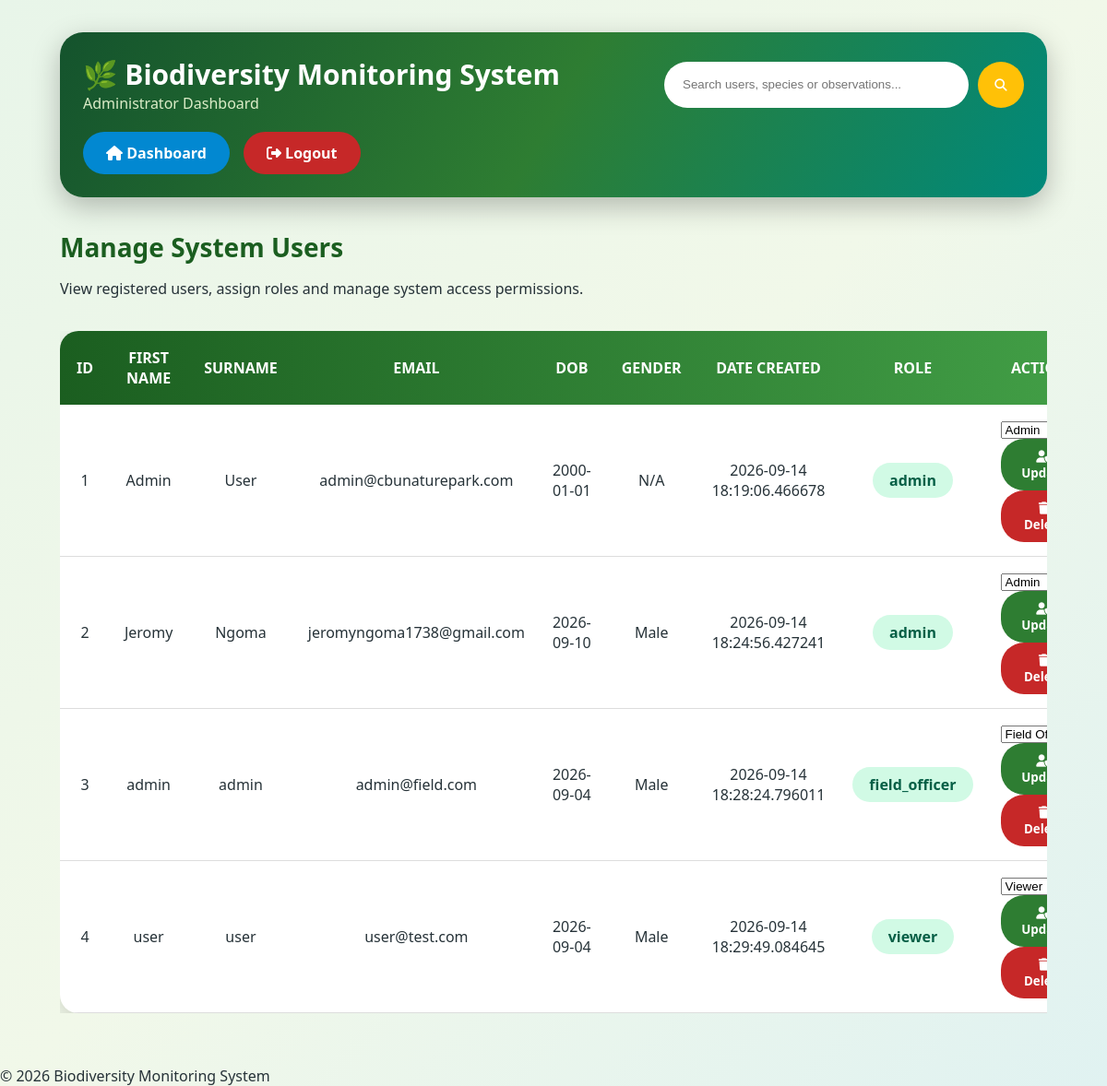
The app's page /manageUser (signed in) with its own data.
### models.py (models this page shows, shortened)
class Details(db.Model):
    __tablename__ = "details"
    id = db.Column(db.Integer, primary_key=True)
    First_name = db.Column(db.String(50), nullable=False)
    surname = db.Column(db.String(50), nullable=False)
    email = db.Column(db.String(50), unique=True, nullable=False)
    phone = db.Column(db.String(20))
    DOB = db.Column(db.String(20))
    gender = db.Column(db.String(10))
    password = db.Column(db.String(255), nullable=False)
    role = db.Column(db.String(50), nullable=False, default="viewer")
    date_Created = db.Column(db.DateTime,default=lambda: datetime.now(timezone.utc))
    reset_token = db.Column(db.String(200),nullable=True)
    reset_token_expiry = db.Column(db.DateTime,nullable=True)
    reviewed_observations = db.relationship( "Observation",foreign_keys="Observation.reviewed_by",
        backref="reviewer", lazy=True
    )

### app.py (the view)
@app.route("/manageUser")
@login_required
@role_required("admin")
def managerUser():
    users = Details.query.all()
    return render_template("manageUser.html", users=users)

### app.py (called while the page is built)
def login_required(f):
    @wraps(f)
    def decorated_function(*args, **kwargs):
        if 'user_id' not in session:
            return redirect(url_for('login'))
        return f(*args, **kwargs)
    return decorated_function

def role_required(*roles):
    def decorator(f):
        @wraps(f)
        def decorated_function(*args, **kwargs):
            if 'user_id' not in session:
                return redirect(url_for('login'))
            if session.get('role') not in roles:
                return "Access Denied", 403
            return f(*args, **kwargs)
        return decorated_function
    return decorator

### templates/manageUser.html (shortened to what this page needs)
{% extends "base.html" %}
{% block css %}
<link rel="stylesheet" href="{{ url_for('static', filename='table.css') }}">
{% endblock %}
{% block content %}
<div class="admin-container">
    <header class="top-bar">
        <div class="logo">
            <h1>🌿 Biodiversity Monitoring System</h1>
            <p>Administrator Dashboard</p>
        </div>
        <form action="{{ url_for('search') }}" method="GET" class="search-form">
            <input
                type="text"
                name="search"
                placeholder="Search users, species or observations..."
                value="{{ search if search else '' }}"
            >
            <button type="submit">
                <i class="fa-solid fa-magnifying-glass"></i>
            </button>
        </form>
        <div class="nav-buttons">
            <a href="{{ url_for('admin') }}" class="nav-btn">
                <i class="fa-solid fa-house"></i>
                Dashboard
            </a>
            <a href="{{ url_for('logout') }}" class="logout-btn">
                <i class="fa-solid fa-right-from-bracket"></i>
                Logout
            </a>
        </div>
    </header>
    <h2 class="section-title">
        Manage System Users
    </h2>
    <p class="description">
        View registered users, assign roles and manage system access permissions.
    </p>
    <div class="table-container">
        <table>
            <thead>
                <tr>
                    <th>ID</th>
                    <th>First Name</th>
                    <th>Surname</th>
                    <th>Email</th>
                    <th>DOB</th>
                    <th>Gender</th>
                    <th>Date Created</th>
                    <th>Role</th>
                    <th>Actions</th>
                </tr>
            </thead>
            <tbody>
            {% for user in users %}
                <tr>
                    <td>{{ user.id }}</td>
                    <td>{{ user.First_name }}</td>
                    <td>{{ user.surname }}</td>
                    <td>{{ user.email }}</td>
                    <td>{{ user.DOB }}</td>
                    <td>{{ user.gender }}</td>
                    <td>{{ user.date_Created }}</td>
                    <td>
                        <span class="role-badge">
                            {{ user.role }}
                        </span>
                    </td>
                    <td class="actions">
                        <form
                        action="{{ url_for('change_role', id=user.id) }}"
                        method="POST"
                        class="role-form">
                            <select name="role">
                                <option value="viewer"
                                {% if user.role == "viewer" %}selected{% endif %}>
                                    Viewer
                                </option>
                                <option value="field_officer"
                                {% if user.role == "field_officer" %}selected{% endif %}>
                                    Field Officer
                                </option>
                                <option value="admin"
                                {% if user.role == "admin" %}selected{% endif %}>
                                    Admin
                                </option>
                            </select>
                            <button type="submit" class="update-btn">
                                <i class="fa-solid fa-user-shield"></i>
                                Update
                            </button>
                        </form>
                        <form
                        action="{{ url_for('delete_user', id=user.id) }}"
                        method="POST">
                            <button
                            type="submit"
                            class="delete-btn"
                            onclick="return confirm('Delete this user?')">
                                <i class="fa-solid fa-trash"></i>
                                Delete
                            </button>
                        </form>
                    </td>
                </tr>
            {% endfor %}
            </tbody>
        </table>
    </div>
</div>
{% endblock %}

### static/adminstyle.css (style rules this page uses)
* { margin: 0; padding: 0; box-sizing: border-box; }
body { font-family: "Segoe UI", Tahoma, sans-serif; background: linear-gradient( 135deg, #e8f5e9, #f1f8e9, #e0f2f1 ); color: #263238; min-height: 100vh; }
a { text-decoration: none; color: inherit; }
button { border: none; cursor: pointer; font-family: inherit; font-weight: bold; transition: 0.3s; }
.admin-container, .user-container, .gallery-container { width: 95%; max-width: 1500px; margin: auto; padding: 35px; }
.top-bar { background: linear-gradient( 120deg, #14532d, #2e7d32, #00897b ); padding: 25px; border-radius: 25px; display: flex; justify-content: space-between; align-items: center; flex-wrap: wrap; gap: 20px; box-shadow: 0 10px 30px rgba(0, 0, 0, 0.25); }
.logo h1 { color: white; font-size: 30px; }
.logo p { color: #dcedc8; }
.search-form { display: flex; gap: 10px; }
.search-form input { width: 330px; padding: 14px 20px; border-radius: 30px; border: none; outline: none; }
.search-form button { width: 50px; height: 50px; border-radius: 50%; background: #ffc107; color: white; }
.nav-buttons { display: flex; gap: 15px; flex-wrap: wrap; }
.nav-btn, .logout-btn { padding: 12px 25px; border-radius: 30px; color: white; font-weight: bold; }
.nav-btn { background: #0288d1; }
.logout-btn { background: #c62828; }
.section-title { margin: 35px 0 15px; color: #1b5e20; font-size: 28px; }
h1 { color: #1b5e20; }
.table-container { margin-top: 35px; overflow-x: auto; }
table { width: 100%; border-collapse: collapse; background: white; border-radius: 20px; overflow: hidden; box-shadow: 0 10px 25px rgba(0, 0, 0, 0.15); }
thead { background: linear-gradient( 90deg, #1b5e20, #43a047 ); }
th { padding: 18px; color: white; text-transform: uppercase; }
td { padding: 15px; text-align: center; border-bottom: 1px solid #ddd; }
.role-badge { background: #d1fae5; color: #065f46; padding: 8px 18px; border-radius: 20px; font-weight: bold; }
button { padding: 10px 18px; border-radius: 25px; }
.update-btn { background: #2e7d32; color: white; }
.delete-btn { background: #c62828; color: white; }

### static/table.css (style rules this page uses)
.top-bar { background: linear-gradient( 120deg, #14532d, #2e7d32, #00897b ); padding: 25px; border-radius: 25px; display: flex; justify-content: space-between; align-items: center; flex-wrap: wrap; gap: 20px; box-shadow: 0 10px 30px rgba(0, 0, 0, 0.25); }
.logo h1 { color: white; font-size: 30px; }
.logo p { color: #dcedc8; }
.search-form { display: flex; gap: 10px; }
.search-form input { width: 330px; padding: 14px 20px; border-radius: 30px; border: none; outline: none; }
.search-form button { width: 50px; height: 50px; border-radius: 50%; background: #ffc107; color: white; }
.nav-buttons { display: flex; gap: 15px; flex-wrap: wrap; }
.nav-btn, .logout-btn { padding: 12px 25px; border-radius: 30px; color: white; font-weight: bold; }
.nav-btn { background: #0288d1; }
.logout-btn { background: #c62828; }

### records on screen
Details: id "1", First_name "Admin", surname "User", email "admin@cbunaturepark.com", DOB "2000-01-01", gender "N/A", date_Created "2026-09-14 18:19:06.466678", role "admin", role "Admin"
Details: id "2", First_name "Jeromy", surname "Ngoma", email "jeromyngoma1738@gmail.com", DOB "2026-09-10", gender "Male", date_Created "2026-09-14 18:24:56.427241", role "admin", role "Admin"
Details: id "3", First_name "admin", surname "admin", email "admin@field.com", DOB "2026-09-04", gender "Male", date_Created "2026-09-14 18:28:24.796011", role "field_officer", role "Field Officer"
Details: id "4", First_name "user", surname "user", email "user@test.com", DOB "2026-09-04", gender "Male", date_Created "2026-09-14 18:29:49.084645", role "viewer", role "Viewer"
